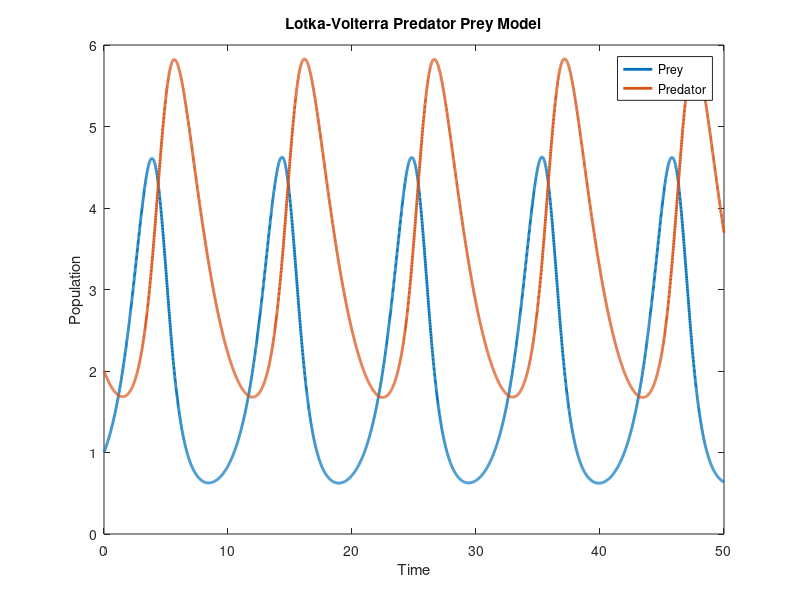

Here is the MATLAB script that generated this plot:
% WAP to draw the trajectories of a predator prey model

b = 1; c1 = 0.3; c2 = 0.2; a = 0.4;
Y0 = [1;2]

tspan = 0:0.01:50;

dydt = @(t,y) [(b*y(1) - c1*y(1)*y(2));
    (c2*y(1)*y(2) - a*y(2))];

[y,t] = ode45(dydt,tspan,Y0);
plot(y,t,'linewidth',2)

legend('Prey','Predator')
title('Lotka-Volterra Predator Prey Model')
xlabel('Time')
ylabel('Population')
